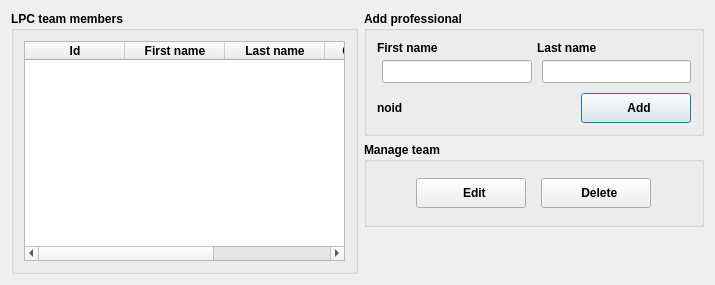
<?xml version="1.0" encoding="UTF-8"?>
<ui version="4.0">
 <class>Dialog</class>
 <widget class="QDialog" name="Dialog">
  <property name="geometry">
   <rect>
    <x>0</x>
    <y>0</y>
    <width>715</width>
    <height>285</height>
   </rect>
  </property>
  <property name="minimumSize">
   <size>
    <width>715</width>
    <height>285</height>
   </size>
  </property>
  <property name="windowTitle">
   <string>Dialog</string>
  </property>
  <layout class="QHBoxLayout" name="horizontalLayout">
   <item>
    <widget class="QGroupBox" name="teamGroupBox">
     <property name="sizePolicy">
      <sizepolicy hsizetype="Preferred" vsizetype="MinimumExpanding">
       <horstretch>0</horstretch>
       <verstretch>0</verstretch>
      </sizepolicy>
     </property>
     <property name="minimumSize">
      <size>
       <width>0</width>
       <height>0</height>
      </size>
     </property>
     <property name="maximumSize">
      <size>
       <width>16777215</width>
       <height>16777215</height>
      </size>
     </property>
     <property name="font">
      <font>
       <weight>75</weight>
       <bold>true</bold>
      </font>
     </property>
     <property name="title">
      <string>LPC team members</string>
     </property>
     <layout class="QGridLayout" name="gridLayout_5">
      <property name="leftMargin">
       <number>10</number>
      </property>
      <property name="topMargin">
       <number>10</number>
      </property>
      <property name="rightMargin">
       <number>10</number>
      </property>
      <property name="bottomMargin">
       <number>10</number>
      </property>
      <property name="spacing">
       <number>5</number>
      </property>
      <item row="0" column="0">
       <layout class="QHBoxLayout" name="horizontalLayout_10">
        <property name="spacing">
         <number>5</number>
        </property>
        <item>
         <widget class="QTableWidget" name="tableWidget">
          <property name="styleSheet">
           <string notr="true">font: 8pt &quot;MS Shell Dlg 2&quot;;</string>
          </property>
          <property name="frameShape">
           <enum>QFrame::StyledPanel</enum>
          </property>
          <property name="alternatingRowColors">
           <bool>true</bool>
          </property>
          <property name="sortingEnabled">
           <bool>true</bool>
          </property>
          <column>
           <property name="text">
            <string>Id</string>
           </property>
          </column>
          <column>
           <property name="text">
            <string>First name</string>
           </property>
          </column>
          <column>
           <property name="text">
            <string>Last name</string>
           </property>
          </column>
          <column>
           <property name="text">
            <string>Create date</string>
           </property>
          </column>
          <column>
           <property name="text">
            <string>Modify date</string>
           </property>
          </column>
         </widget>
        </item>
       </layout>
      </item>
     </layout>
    </widget>
   </item>
   <item>
    <layout class="QVBoxLayout" name="verticalLayout_3">
     <item>
      <widget class="QGroupBox" name="addGroupBox">
       <property name="sizePolicy">
        <sizepolicy hsizetype="Preferred" vsizetype="MinimumExpanding">
         <horstretch>0</horstretch>
         <verstretch>0</verstretch>
        </sizepolicy>
       </property>
       <property name="minimumSize">
        <size>
         <width>0</width>
         <height>110</height>
        </size>
       </property>
       <property name="maximumSize">
        <size>
         <width>340</width>
         <height>16777215</height>
        </size>
       </property>
       <property name="font">
        <font>
         <weight>75</weight>
         <bold>true</bold>
        </font>
       </property>
       <property name="title">
        <string>Add professional</string>
       </property>
       <layout class="QGridLayout" name="gridLayout_4">
        <property name="leftMargin">
         <number>10</number>
        </property>
        <property name="topMargin">
         <number>10</number>
        </property>
        <property name="rightMargin">
         <number>10</number>
        </property>
        <property name="bottomMargin">
         <number>10</number>
        </property>
        <property name="spacing">
         <number>5</number>
        </property>
        <item row="0" column="0">
         <layout class="QVBoxLayout" name="verticalLayout">
          <property name="spacing">
           <number>0</number>
          </property>
          <item>
           <layout class="QHBoxLayout" name="horizontalLayout_3">
            <property name="spacing">
             <number>5</number>
            </property>
            <property name="bottomMargin">
             <number>5</number>
            </property>
            <item>
             <widget class="QLabel" name="farmerFirstNameLabel">
              <property name="styleSheet">
               <string notr="true">font: 8pt &quot;MS Shell Dlg 2&quot;;</string>
              </property>
              <property name="text">
               <string>First name</string>
              </property>
             </widget>
            </item>
            <item>
             <widget class="QLabel" name="farmerLastNameLabel">
              <property name="styleSheet">
               <string notr="true">font: 8pt &quot;MS Shell Dlg 2&quot;;</string>
              </property>
              <property name="text">
               <string>Last name</string>
              </property>
             </widget>
            </item>
           </layout>
          </item>
          <item>
           <layout class="QHBoxLayout" name="horizontalLayout_4">
            <property name="spacing">
             <number>10</number>
            </property>
            <property name="leftMargin">
             <number>5</number>
            </property>
            <item>
             <widget class="QLineEdit" name="lpcTeamFirstNameLineEdit">
              <property name="minimumSize">
               <size>
                <width>0</width>
                <height>23</height>
               </size>
              </property>
              <property name="styleSheet">
               <string notr="true">font: 8pt &quot;MS Shell Dlg 2&quot;;</string>
              </property>
             </widget>
            </item>
            <item>
             <widget class="QLineEdit" name="lpcTeamLastNameLineEdit">
              <property name="sizePolicy">
               <sizepolicy hsizetype="Expanding" vsizetype="Fixed">
                <horstretch>0</horstretch>
                <verstretch>0</verstretch>
               </sizepolicy>
              </property>
              <property name="minimumSize">
               <size>
                <width>0</width>
                <height>23</height>
               </size>
              </property>
              <property name="styleSheet">
               <string notr="true">font: 8pt &quot;MS Shell Dlg 2&quot;;</string>
              </property>
             </widget>
            </item>
           </layout>
          </item>
         </layout>
        </item>
        <item row="1" column="0">
         <layout class="QHBoxLayout" name="horizontalLayout_7">
          <property name="spacing">
           <number>5</number>
          </property>
          <property name="topMargin">
           <number>5</number>
          </property>
          <item>
           <widget class="QLabel" name="lpcTeamIDLabel">
            <property name="enabled">
             <bool>true</bool>
            </property>
            <property name="styleSheet">
             <string notr="true">font: 8pt &quot;MS Shell Dlg 2&quot;;</string>
            </property>
            <property name="text">
             <string>noid</string>
            </property>
           </widget>
          </item>
          <item>
           <spacer name="horizontalSpacer_4">
            <property name="orientation">
             <enum>Qt::Horizontal</enum>
            </property>
            <property name="sizeHint" stdset="0">
             <size>
              <width>40</width>
              <height>20</height>
             </size>
            </property>
           </spacer>
          </item>
          <item>
           <widget class="QPushButton" name="lpcTeamAddPushButton">
            <property name="minimumSize">
             <size>
              <width>110</width>
              <height>30</height>
             </size>
            </property>
            <property name="maximumSize">
             <size>
              <width>110</width>
              <height>16777215</height>
             </size>
            </property>
            <property name="styleSheet">
             <string notr="true">font: 8pt &quot;MS Shell Dlg 2&quot;;</string>
            </property>
            <property name="text">
             <string>  Add</string>
            </property>
            <property name="icon">
             <iconset>
              <normaloff>../../icons/user.png</normaloff>../../icons/user.png</iconset>
            </property>
           </widget>
          </item>
         </layout>
        </item>
       </layout>
      </widget>
     </item>
     <item>
      <widget class="QGroupBox" name="groupBox_4">
       <property name="sizePolicy">
        <sizepolicy hsizetype="Preferred" vsizetype="Preferred">
         <horstretch>0</horstretch>
         <verstretch>0</verstretch>
        </sizepolicy>
       </property>
       <property name="minimumSize">
        <size>
         <width>0</width>
         <height>85</height>
        </size>
       </property>
       <property name="maximumSize">
        <size>
         <width>340</width>
         <height>16777215</height>
        </size>
       </property>
       <property name="font">
        <font>
         <weight>75</weight>
         <bold>true</bold>
        </font>
       </property>
       <property name="title">
        <string>Manage team</string>
       </property>
       <layout class="QGridLayout" name="gridLayout_6">
        <property name="leftMargin">
         <number>10</number>
        </property>
        <property name="topMargin">
         <number>10</number>
        </property>
        <property name="rightMargin">
         <number>10</number>
        </property>
        <property name="bottomMargin">
         <number>10</number>
        </property>
        <property name="spacing">
         <number>5</number>
        </property>
        <item row="0" column="0">
         <layout class="QHBoxLayout" name="horizontalLayout_8">
          <property name="spacing">
           <number>15</number>
          </property>
          <property name="leftMargin">
           <number>15</number>
          </property>
          <property name="rightMargin">
           <number>15</number>
          </property>
          <item>
           <widget class="QPushButton" name="editPushButton">
            <property name="minimumSize">
             <size>
              <width>100</width>
              <height>30</height>
             </size>
            </property>
            <property name="maximumSize">
             <size>
              <width>110</width>
              <height>30</height>
             </size>
            </property>
            <property name="styleSheet">
             <string notr="true">font: 8pt &quot;MS Shell Dlg 2&quot;;</string>
            </property>
            <property name="text">
             <string>  Edit</string>
            </property>
            <property name="icon">
             <iconset>
              <normaloff>../../icons/edit.png</normaloff>../../icons/edit.png</iconset>
            </property>
            <property name="iconSize">
             <size>
              <width>24</width>
              <height>24</height>
             </size>
            </property>
           </widget>
          </item>
          <item>
           <widget class="QPushButton" name="deletePushButton">
            <property name="minimumSize">
             <size>
              <width>100</width>
              <height>30</height>
             </size>
            </property>
            <property name="maximumSize">
             <size>
              <width>110</width>
              <height>30</height>
             </size>
            </property>
            <property name="styleSheet">
             <string notr="true">font: 8pt &quot;MS Shell Dlg 2&quot;;</string>
            </property>
            <property name="text">
             <string>  Delete</string>
            </property>
            <property name="icon">
             <iconset>
              <normaloff>../../icons/delete.png</normaloff>../../icons/delete.png</iconset>
            </property>
            <property name="iconSize">
             <size>
              <width>24</width>
              <height>24</height>
             </size>
            </property>
           </widget>
          </item>
         </layout>
        </item>
       </layout>
      </widget>
     </item>
     <item>
      <spacer name="verticalSpacer">
       <property name="orientation">
        <enum>Qt::Vertical</enum>
       </property>
       <property name="sizeHint" stdset="0">
        <size>
         <width>20</width>
         <height>40</height>
        </size>
       </property>
      </spacer>
     </item>
    </layout>
   </item>
  </layout>
 </widget>
 <tabstops>
  <tabstop>tableWidget</tabstop>
  <tabstop>lpcTeamFirstNameLineEdit</tabstop>
  <tabstop>lpcTeamLastNameLineEdit</tabstop>
  <tabstop>lpcTeamAddPushButton</tabstop>
  <tabstop>editPushButton</tabstop>
  <tabstop>deletePushButton</tabstop>
 </tabstops>
 <resources>
  <include location="../../resources.qrc"/>
 </resources>
 <connections/>
</ui>
